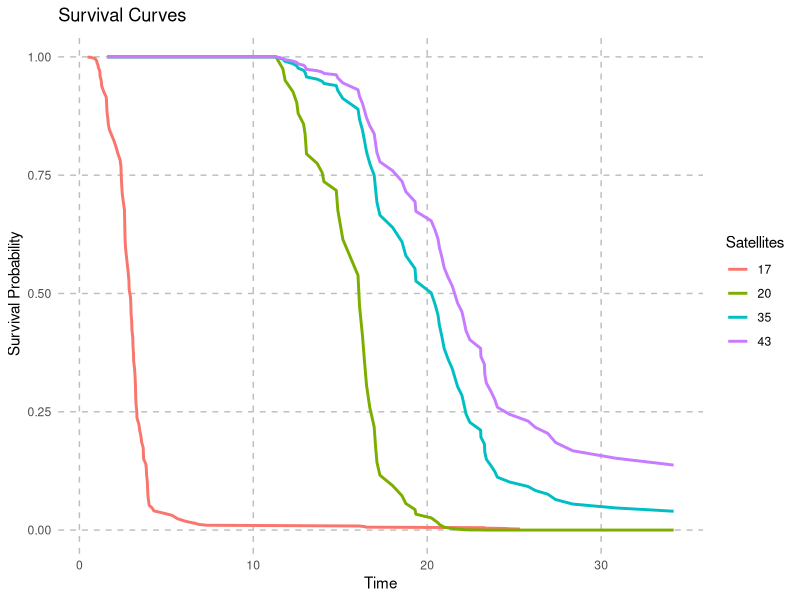
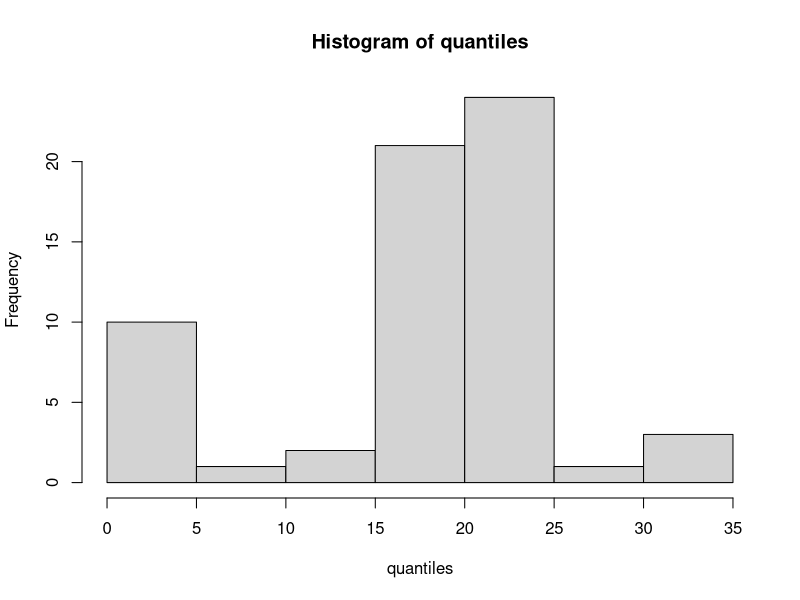
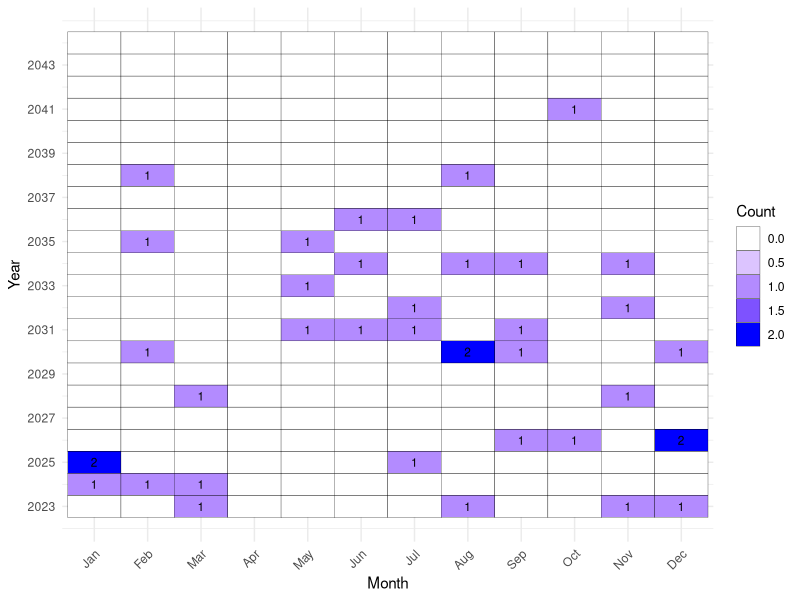

Write R code to recreate these figures, in order.
## ---- chunk 1
knitr::opts_chunk$set(echo = TRUE)
library(readxl)
library(survival)
library(survminer)
library(dplyr)
library(ggplot2)
library(knitr)
library(broom)
library(tidyr)
library(lubridate)
## ---- chunk 2
train.set <- read_excel("../Dataset/TrainingSet.xlsx", col_names = TRUE)
test.set <- read_excel("../Dataset/TestSet.xlsx", col_names = TRUE)
# data <- read_excel("../Dataset/JoinDatasets.xlsx", col_names = TRUE)
data <- rbind(train.set, test.set)
## ---- chunk 3
# Remove negligible classes
i <- which(train.set$Purpose == 'Navigation' | train.set$Orbit == 'Elliptical' | train.set$Continent == 'Africa' | train.set$Continent == 'Multinational' | train.set$Continent == 'Oceania' )
train.set <- train.set[-i,]

i <- which(test.set$Purpose == 'Navigation' | test.set$Orbit == 'Elliptical' | test.set$Continent == 'Africa' | test.set$Continent == 'Multinational' | test.set$Continent == 'Oceania' )
test.set <- test.set[-i,]

i <- which(data$Purpose == 'Navigation' | data$Orbit == 'Elliptical' | data$Continent == 'Africa' | data$Continent == 'Multinational' | data$Continent == 'Oceania' )
data <- data[-i,]

# Transform eccentricity
i <- which(train.set$Eccentricity == 0)
train.set$Eccentricity[i] = 1
train.set$log.Eccentricity <- -log(train.set$Eccentricity)

i <- which(test.set$Eccentricity == 0)
test.set$Eccentricity[i] = 1
test.set$log.Eccentricity <- -log(test.set$Eccentricity)

i <- which(data$Eccentricity == 0)
data$Eccentricity[i] = 1
data$log.Eccentricity <- -log(data$Eccentricity)
## ---- chunk 4
time <- train.set$`Effective Lifetime`
status <- train.set$Status

cox <- coxph(Surv(time,status == 'retired') ~ Apogee + log.Eccentricity + Mass + Users + strata(Purpose) + Continent + strata(Orbit), data = train.set)
summary(cox)
## ---- chunk 5
am <- which(data$Continent == "Americas")
data <- data[am,]
## ---- chunk 6
idx <- which(data$Status == "censored")
data <- data[idx,]
bashaz.data <- basehaz(cox, data, centered=TRUE)
basehax.dataframe <- data.frame(bashaz.data)
## ---- chunk 7
expLP <- predict(cox, data, type = 'risk', reference=c("strata"))
## ---- chunk 8
# Create temp dataframe
surv.data <- data.frame(hazard = numeric(), timeS = numeric(), strata = numeric(), survival = numeric())

# r <-  sample(1:113, 5, replace = FALSE)
# r <- c(1,8,24)
# r <-c(70:80)
r <- c(1,8,30,38, 60, 79)
n <- dim(data)[1]
for (i in 1:n) { # i in r
  haz <- basehax.dataframe[which(basehax.dataframe$strata == i), 1]
  timeS <- basehax.dataframe[which(basehax.dataframe$strata == i), 2]
  strata <- rep(i, length(haz))
  curva <- haz * expLP[i]
  surv <- exp(-cumsum(curva))
  surv.data <- rbind(surv.data, data.frame(hazard = haz, timeS = timeS, strata = strata, survival =  surv))
}
## ---- chunk 9
selected <- c(17, 20, 35, 43)
idx <- which(surv.data$strata %in% selected)

surv.data.prova <- surv.data[idx,]
ggplot(surv.data.prova, aes(x = timeS, y = survival, color = factor(strata))) +
  geom_line(size = 1) +
  scale_color_discrete(name = "Satellites") +
  labs(x = "Time", y = "Survival Probability", title = "Survival Curves") +
  theme_minimal() +
  theme(panel.grid.major = element_line(colour = "gray", linetype = "dashed"),
        # legend.position = "none",
        panel.grid.minor = element_blank())
## ---- chunk 10
quantiles <- numeric(n)

for(i in 1:n){
  idx <- which(surv.data$strata == i)
  data_temp <- surv.data[idx,]
  
  # Indice primo istante di tempo in cui la probabilità scende sotto il 10%
  it <- which(data_temp$survival < 0.1)[1]

  # Tempo in cui la probabilità scende sotto 0.1
  quantiles[i] <- data_temp$timeS[it]
}

hist(quantiles)
quantiles[order(quantiles)]
## ---- chunk 11
# Converti i tempi in anni in numeri interi
anni_interi <- as.numeric(quantiles)

launch_date <- data$`Launch Date`

# Calcola le date 
date_futuro_dirty <- as.Date(launch_date) + anni_interi * 365 
date_futuro <- na.omit(date_futuro_dirty)

# Estrai gli anni e i mesi dalle date future
anni_data <- year(date_futuro)
mesi_data <- factor(month(date_futuro), labels = month.abb, ordered = FALSE)

# Creazione del dataframe con tutte le combinazioni di mese e anno
anni <- seq(min(as.Date("2023-11-17")), by = "year", length.out = 22) #
anni <- year(anni)
mesi <- factor(month.abb, levels = month.abb)  # Converti i mesi in un fattore ordinato
combinazioni_mese_anno <- expand.grid(Mese = mesi, Anno = anni)

# Aggiungi le osservazioni al dataframe (ipotizzando che tu abbia un dataframe di dati chiamato "dati")
dati <- data.frame(Mese = mesi_data,
                   Anno = anni_data)  # Esempio di dati casuali

# Calcola il conteggio delle osservazioni per ogni combinazione di mese e anno
conteggio_osservazioni <- dati %>%
  group_by(Anno, Mese) %>%
  summarise(Count = n())

# Unisci il conteggio delle osservazioni con il dataframe delle combinazioni di mese e anno
dati_completi <- left_join(combinazioni_mese_anno, conteggio_osservazioni, by = c("Anno", "Mese"))

# Riempire eventuali valori mancanti con 0
dati_completi$Count[is.na(dati_completi$Count)] <- 0

# x11()
# Plot bidimensionale con il conteggio delle osservazioni senza 0
ggplot(dati_completi, aes(x = Mese, y = Anno, fill = Count)) +
  geom_tile(color = "black") +
  geom_text(aes(label = ifelse(Count == 0, NA, Count)), color = "black", size = 3) + # Aumenta la dimensione del testo
  scale_fill_gradient(low = "white", high = "blue", guide = "legend") +
  labs(x = "Month", y = "Year") +
  theme_minimal() +
  theme(axis.text.x = element_text(angle = 45, hjust = 1)) +
  scale_y_continuous(breaks = unique(dati_completi$Anno)[seq(1, length(unique(dati_completi$Anno)), by = 2)])
guides(fill = guide_colorbar())
## ---- chunk 12
#satelliti NA
sum(is.na(date_futuro_dirty))
#satelliti la cui data di manutenzione è troppo breve
length(which(date_futuro < as.Date("2023-11-17")))
#resto
dim(data)[1] - length(which(date_futuro < as.Date("2023-11-17"))) - sum(is.na(date_futuro_dirty))
## ---- chunk 13
Maintenance.Time <- quantiles[selected]
# (data_futuro_selcted <- as.Date("2023-11-17") + quantiles[selected]*365)
(launch_date <- data$`Launch Date`[selected])
(Maintenance.Date <-  as.Date(launch_date) + quantiles[selected]*365)

variables <- c(1,8,19,17,3,4,5)
cbind(data[selected, variables],Maintenance.Time,Maintenance.Date)
